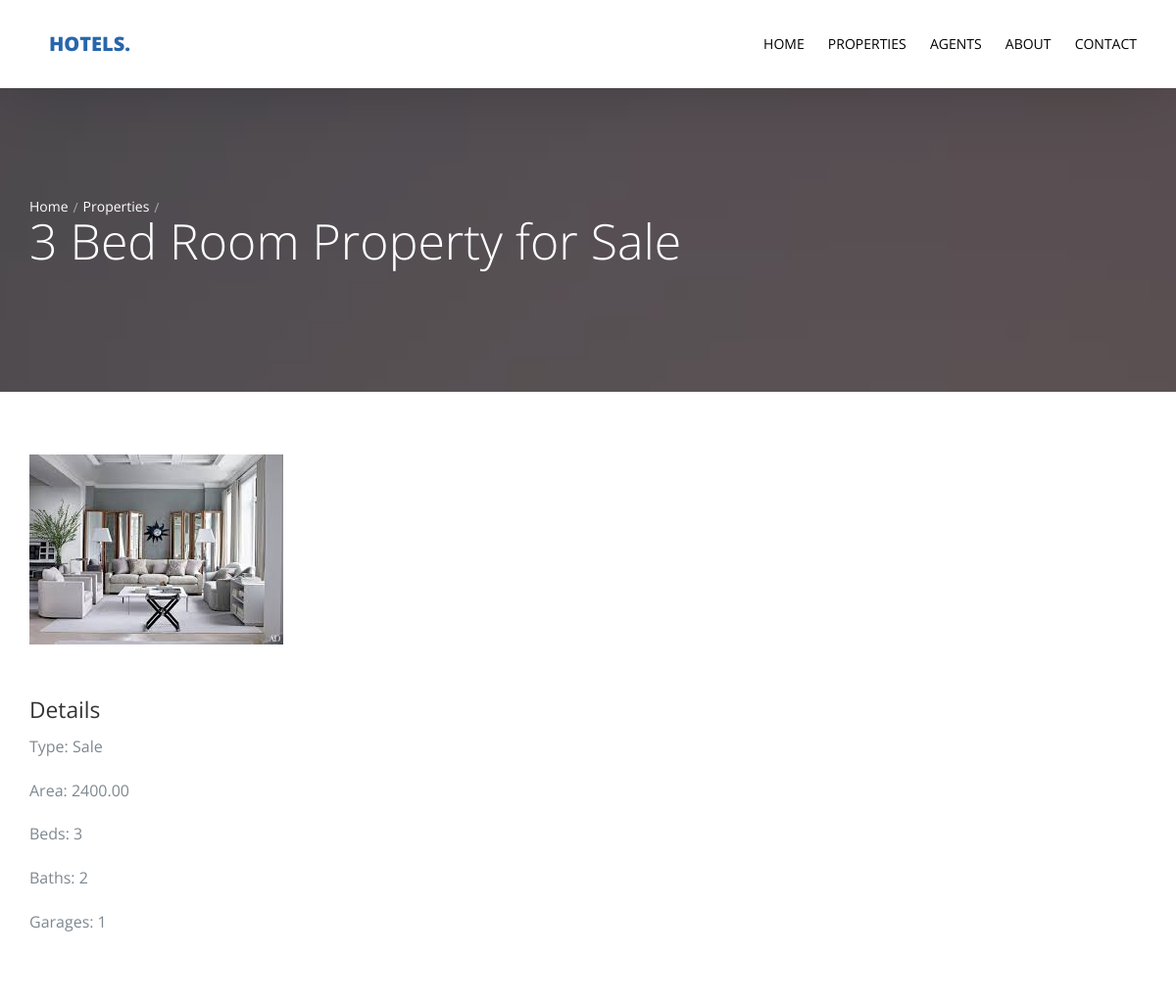
The app's page /property/1 (upper part), older data.
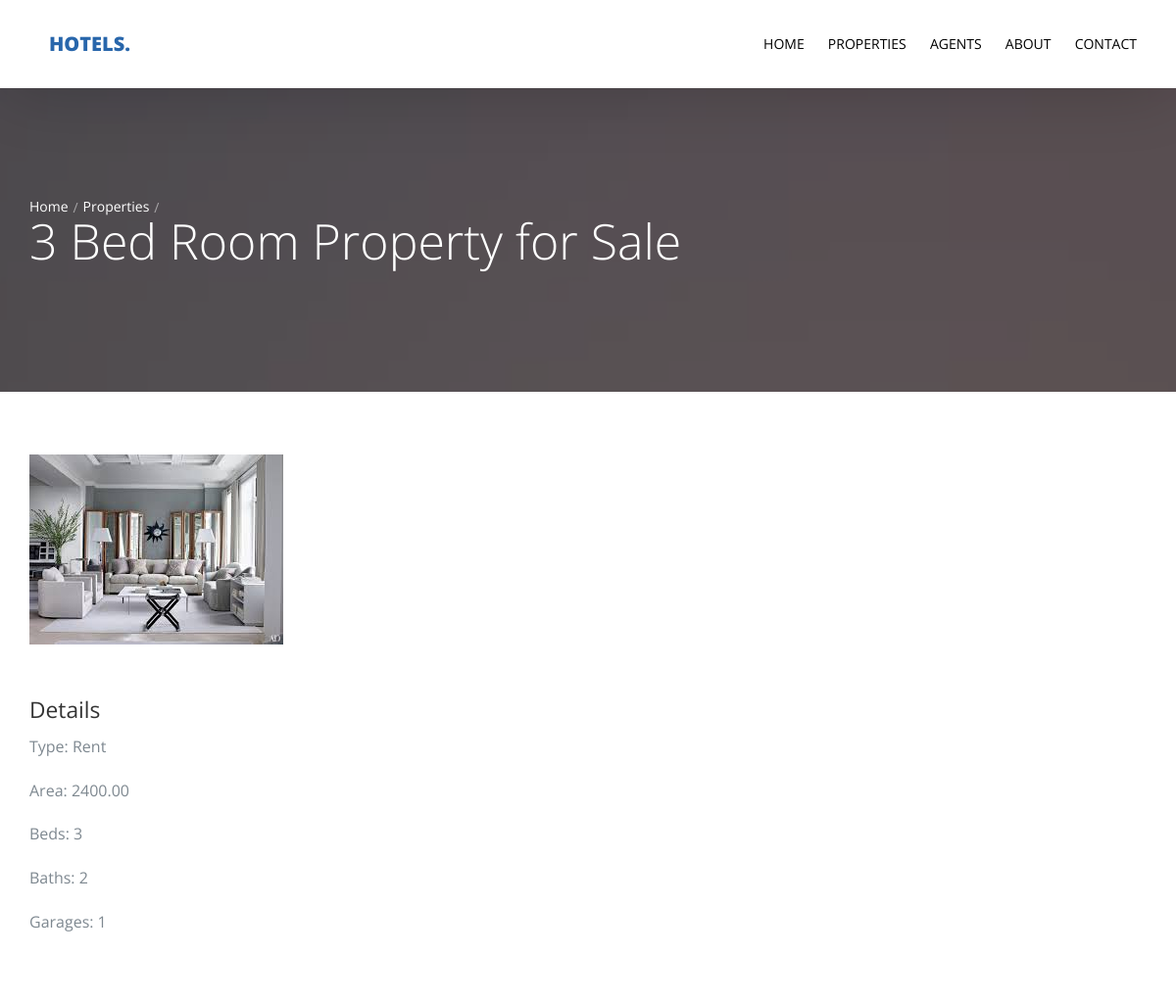
The same page, newer data.
### property/models.py (models this page shows)
class Property(models.Model):
    name = models.CharField(max_length=50)
    location = models.CharField(max_length=50, null=True)
    type = models.CharField(choices=property_types, max_length=20)
    price = models.IntegerField()
    category = models.ForeignKey(
        'Category', null=True, on_delete=models.SET_NULL)
    area = models.DecimalField(decimal_places=2, max_digits=8)
    beds_number = models.PositiveIntegerField()
    baths_number = models.PositiveIntegerField()
    garages_number = models.PositiveIntegerField()
    image = models.ImageField(upload_to='property/', null=True)
    def __str__(self):
        return self.name
    class Meta:
        verbose_name = 'Property'
        verbose_name_plural = 'Properties'

### property/views.py (the view)
# urls.py: path('<int:id>', views.property_detail, name='property_detail'),
def property_detail(request, id):
    property_detail = Property.objects.get(pk=id)
    template = 'property/detail.html'
    if request.method == 'POST':
        reserve_form = ReserveForm(request.POST)
        if reserve_form.is_valid():
            reserve_form.save()
    else:
        reserve_form = ReserveForm()
    context = {
        'property_detail': property_detail,
        'reserve_form': reserve_form
    }
    return render(request, template, context)

### property/templates/property/detail.html (shortened to what this page needs)
{% extends 'base.html' %}
{% block body %}
  <section class="probootstrap-slider flexslider2 page-inner">
    <div class="overlay"></div>
    <div class="probootstrap-wrap-banner">
      <div class="container">
        <div class="row">
          <div class="col-md-8">
            <div class="page-title probootstrap-animate">
              <div class="probootstrap-breadcrumbs">
                <a href="#">Home</a><span><a href="{% url 'property:property_list' %}">Properties</a></span>
              </div>
              <h1>{{property_detail}}</h1>
            </div>
          </div>
        </div>
      </div>
    </div>
    <ul class="slides">
      <li style="background-image: url(img/slider_1.jpg);"></li>
    </ul>
  </section>
  <section class="probootstrap-section">
    <div class="container">
      <div class="row">
        <div class="col-md-12">
          <p><img src="{{property_detail.image.url}}" class="img-responsive" alt="#"></p>
        </div>
      </div>
      <div class="row">
        <div class="col-md-12">
          <h2>Details</h2>
          <p>Type: {{property_detail.type}}</p>
          <p>Area: {{property_detail.area}}</p>
          <p>Beds: {{property_detail.beds_number}}</p>
          <p>Baths: {{property_detail.baths_number}}</p>
          <p>Garages: {{property_detail.garages_number}}</p>
        </div>
      </div>
    </div>
  </section>
{% endblock body %}

Row changes from the older to the newer data that the page shows:
changed Property "3 Bed Room Property for Sale": type "Sale" → "Rent"
